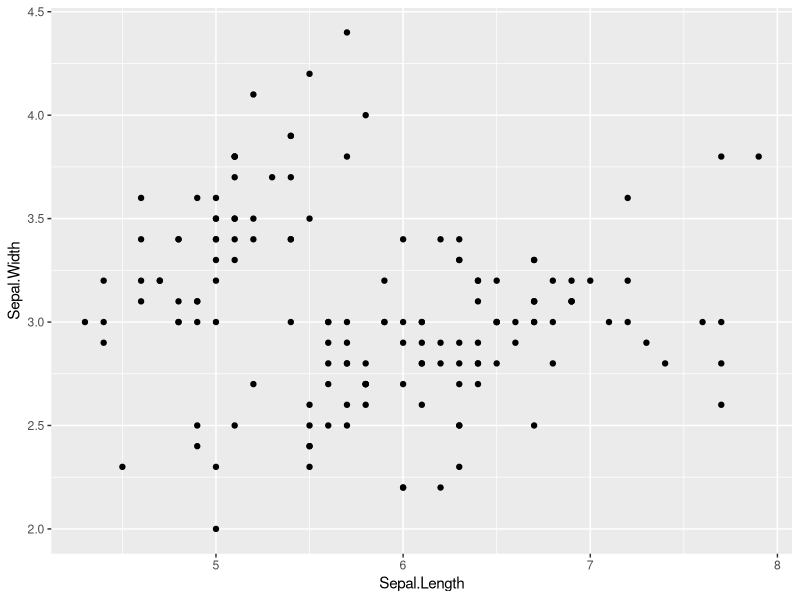
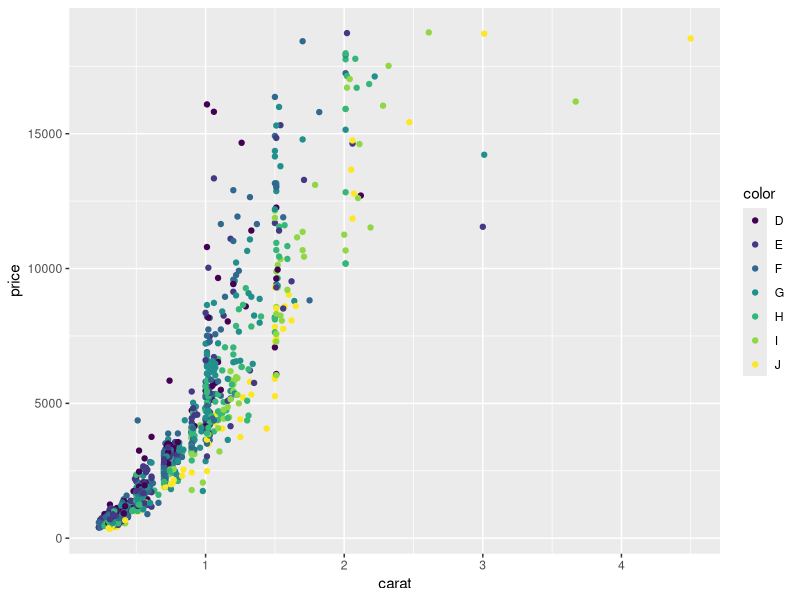
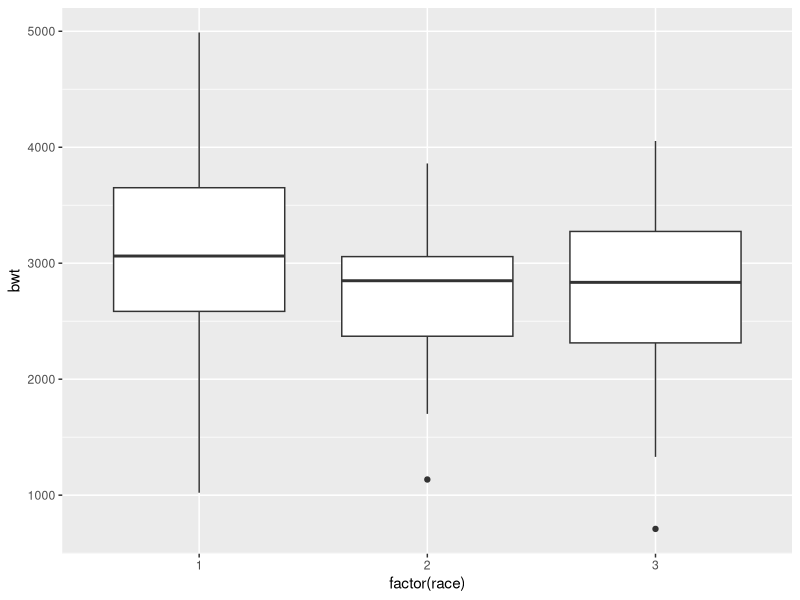

Generate these figures, in order, with R:
# ggplot learning script
# Naupaka Zimmerman naupaka@gmail.com
# February 22, 2015

install.packages("ggplot2", dependencies = TRUE)
install.packages("plyr")
install.packages("ggthemes")
install.packages("reshape2")

library("ggplot2")
library("reshape2")
library("ggthemes")
library("plyr")

myplot <- ggplot(data = iris, aes(x = Sepal.Length, y = Sepal.Width)) + geom_point()
myplot 

d2 <- diamonds[sample(1:dim(diamonds)[1], 1000), ]

dim(diamonds)
dim(diamonds)[1]

ggplot(d2, aes(carat, price, color=color)) + geom_point()

library(MASS)
ggplot(birthwt, aes(factor(race), bwt)) + geom_boxplot()
